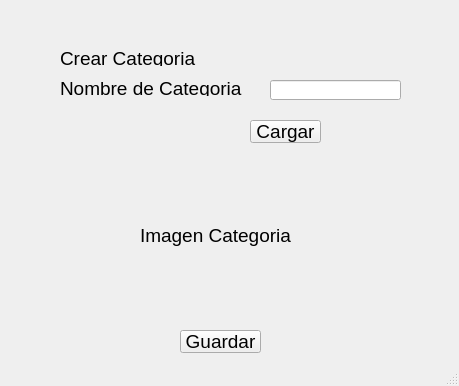
<?xml version="1.0" encoding="UTF-8"?>
<ui version="4.0">
 <class>MainWindow</class>
 <widget class="QMainWindow" name="MainWindow">
  <property name="geometry">
   <rect>
    <x>0</x>
    <y>0</y>
    <width>459</width>
    <height>386</height>
   </rect>
  </property>
  <property name="font">
   <font>
    <pointsize>14</pointsize>
   </font>
  </property>
  <property name="windowTitle">
   <string>MainWindow</string>
  </property>
  <widget class="QWidget" name="centralwidget">
   <widget class="QLabel" name="label">
    <property name="geometry">
     <rect>
      <x>60</x>
      <y>50</y>
      <width>161</width>
      <height>16</height>
     </rect>
    </property>
    <property name="text">
     <string>Crear Categoria</string>
    </property>
   </widget>
   <widget class="QLabel" name="label_2">
    <property name="geometry">
     <rect>
      <x>60</x>
      <y>80</y>
      <width>191</width>
      <height>16</height>
     </rect>
    </property>
    <property name="text">
     <string>Nombre de Categoria</string>
    </property>
   </widget>
   <widget class="QLineEdit" name="inputext_nombrecategoria">
    <property name="geometry">
     <rect>
      <x>270</x>
      <y>80</y>
      <width>131</width>
      <height>20</height>
     </rect>
    </property>
   </widget>
   <widget class="QPushButton" name="pushButton_2">
    <property name="geometry">
     <rect>
      <x>180</x>
      <y>330</y>
      <width>81</width>
      <height>23</height>
     </rect>
    </property>
    <property name="text">
     <string>Guardar</string>
    </property>
   </widget>
   <widget class="QLabel" name="label_3">
    <property name="geometry">
     <rect>
      <x>140</x>
      <y>160</y>
      <width>171</width>
      <height>151</height>
     </rect>
    </property>
    <property name="text">
     <string>Imagen Categoria</string>
    </property>
   </widget>
   <widget class="QPushButton" name="btn_cargar_imagen_categoria">
    <property name="geometry">
     <rect>
      <x>250</x>
      <y>120</y>
      <width>71</width>
      <height>23</height>
     </rect>
    </property>
    <property name="text">
     <string>Cargar</string>
    </property>
   </widget>
  </widget>
  <widget class="QStatusBar" name="statusbar"/>
 </widget>
 <resources/>
 <connections/>
</ui>
